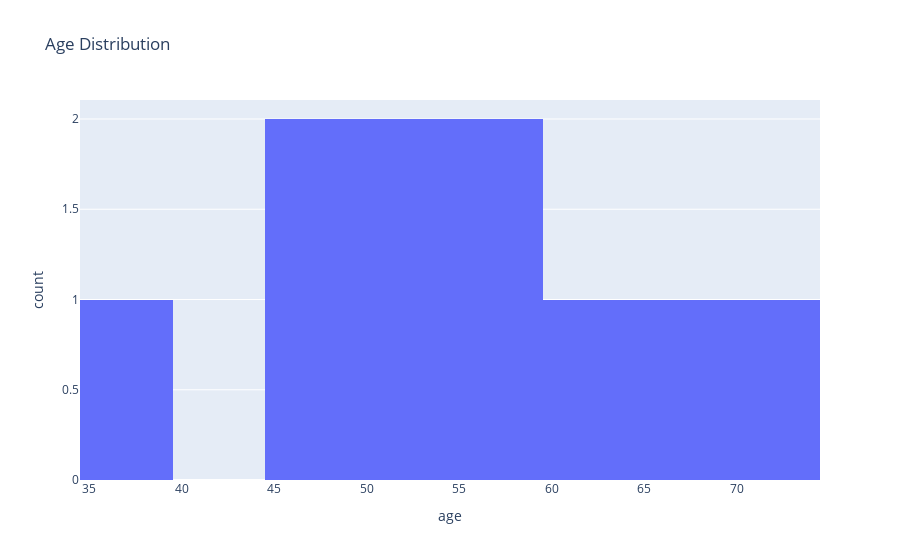
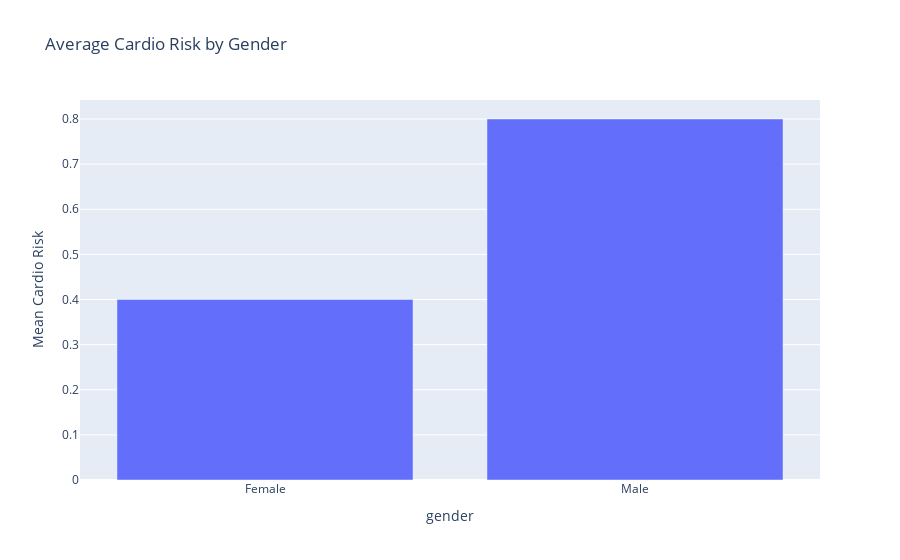

Write notebook code for charts like these, in order.
### Code cell
# Data Visualization: Plotly Example
import plotly.express as px
import pandas as pd

df = pd.read_csv('../data/demo_patients.csv')
# Age distribution histogram
fig1 = px.histogram(df, x='age', nbins=10, title='Age Distribution')
fig1.show()
# Cardio risk by gender bar plot
fig2 = px.bar(df.groupby('gender')['cardio_risk'].mean().reset_index(), x='gender', y='cardio_risk',
              title='Average Cardio Risk by Gender', labels={'cardio_risk': 'Mean Cardio Risk'})
fig2.show()

### Figure 1 — Plotly figure (JSON) as saved in the notebook; plotly's stock layout.template omitted (floating-point values rounded to 4 significant figures)
{"data": [{"bingroup": "x", "hovertemplate": "age=%{x}<br>count=%{y}<extra></extra>", "legendgroup": "", "marker": {"color": "#636efa", "pattern": {"shape": ""}}, "name": "", "nbinsx": 10, "orientation": "v", "showlegend": false, "type": "histogram", "x": [55, 62, 47, 70, 38, 59, 53, 45, 66, 50], "xaxis": "x", "yaxis": "y"}], "layout": {"autosize": true, "barmode": "relative", "legend": {"tracegroupgap": 0}, "title": {"text": "Age Distribution"}, "xaxis": {"anchor": "y", "autorange": true, "domain": [0, 1], "range": [34.5, 74.5], "title": {"text": "age"}, "type": "linear"}, "yaxis": {"anchor": "x", "autorange": true, "domain": [0, 1], "range": [0, 2.105], "title": {"text": "count"}}}}

### Figure 2 — Plotly figure (JSON) as saved in the notebook; plotly's stock layout.template omitted (floating-point values rounded to 4 significant figures)
{"data": [{"hovertemplate": "gender=%{x}<br>Mean Cardio Risk=%{y}<extra></extra>", "legendgroup": "", "marker": {"color": "#636efa", "pattern": {"shape": ""}}, "name": "", "orientation": "v", "showlegend": false, "textposition": "auto", "type": "bar", "x": ["Female", "Male"], "xaxis": "x", "y": [0.4, 0.8], "yaxis": "y"}], "layout": {"autosize": true, "barmode": "relative", "legend": {"tracegroupgap": 0}, "title": {"text": "Average Cardio Risk by Gender"}, "xaxis": {"anchor": "y", "autorange": true, "domain": [0, 1], "range": [-0.5, 1.5], "title": {"text": "gender"}, "type": "category"}, "yaxis": {"anchor": "x", "autorange": true, "domain": [0, 1], "range": [0, 0.8421], "title": {"text": "Mean Cardio Risk"}, "type": "linear"}}}
